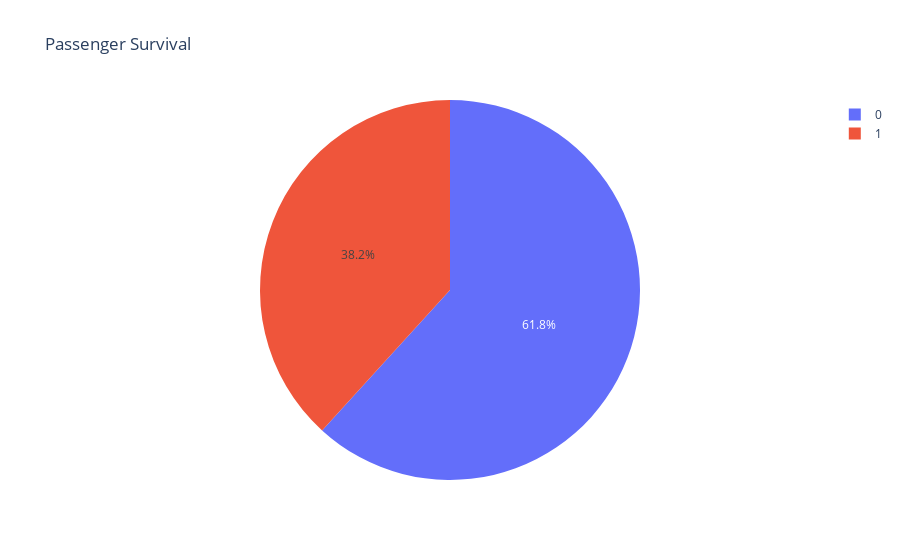

Source (notebook cell):
### Code cell
fig = px.pie(df, names='survived', title='Passenger Survival')
fig.show()

### Figure 1 — Plotly figure (JSON) as saved in the notebook; plotly's stock layout.template omitted (floating-point values rounded to 4 significant figures; data arrays with more than 128 entries replaced by an {"elided": "..."} marker saying what was removed)
{"data": [{"domain": {"x": [0, 1], "y": [0, 1]}, "hovertemplate": "survived=%{label}<extra></extra>", "labels": {"elided": "889 int values"}, "legendgroup": "", "name": "", "showlegend": true, "type": "pie"}], "layout": {"legend": {"tracegroupgap": 0}, "title": {"text": "Passenger Survival"}}}
